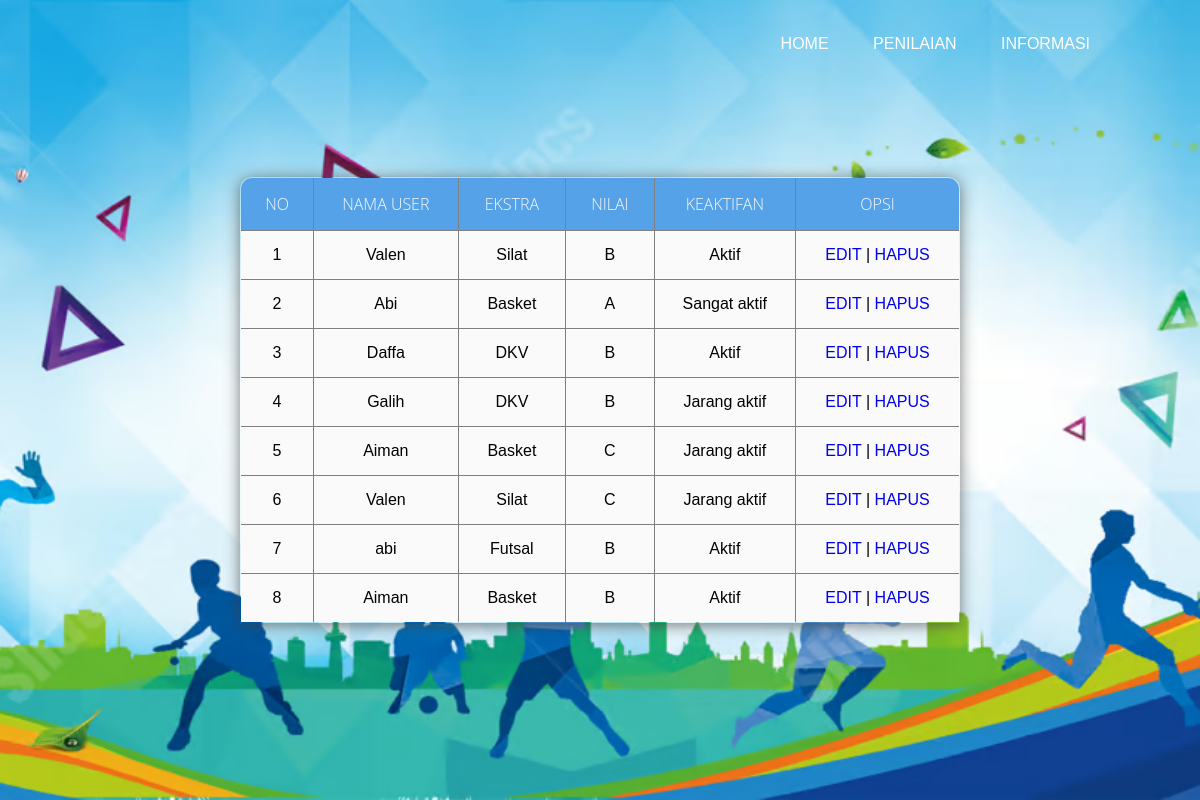
Page /tabel.php on the committed database.
### tables this page shows
CREATE TABLE `anggota_ekstra` (
  `nim` int(11) NOT NULL,
  `nama` varchar(11) NOT NULL,
  `Username` varchar(11) NOT NULL,
  `Password` varchar(11) NOT NULL,
  `Nilai` varchar(3) NOT NULL,
  `keaktifan` varchar(1222) NOT NULL,
  `Id_ekstra` int(11) NOT NULL
);

CREATE TABLE `ekstra` (
  `Id` int(11) NOT NULL,
  `Nama` varchar(111) NOT NULL
);

### tabel.php (the view, shortened to what this page needs)
<!DOCTYPE html>
<html>
    <head>
        <link rel="stylesheet" href="css2.css">
    </head>
    <body>
    </body>
         <div class="banner">
            <div class="navbar">
             <ul>
                <li><a href="uadmin.html">Home</a></li>
                <li><a href="#"><a href="tabel.php">Penilaian</a></li>
                <li><a href="#"><a href="adminkontak.php">Informasi</a></li>
             </ul>
            </div>
         </div>
    </html>
    <DOCTYPE! html>
    <head>
    <link rel="stylesheet" href="tabel.css">
    </head>
    <body>
        <table border="1" class="table">
            <tr>
                <th>No</th>
                <th>nama user</th>
                <th>ekstra</th>
                <th>Nilai</th>
                <th>Keaktifan</th>
                <th>opsi</th>
            </tr>
<?php
    include "conn.php";
    $query_mysqli = mysqli_query($koneksi,"SELECT anggota_ekstra.nim,anggota_ekstra.nilai,anggota_ekstra.keaktifan,
    anggota_ekstra.nama,
    ekstra.Nama
FROM
    anggota_ekstra,
    ekstra
WHERE
    anggota_ekstra.Id_ekstra = ekstra.Id")or die(mysqli_error());
    $nomor = 1;
    while($data = mysqli_fetch_array($query_mysqli)){
?>
    <tr>
        <td><?php echo $nomor++ ?></td>
        <td><?php echo $data['nama'] ?></td>
        <td><?php echo $data['Nama'] ?></td>
        <td><?php echo $data['nilai'] ?></td>
        <td><?php echo $data['keaktifan'] ?></td>
        <td>
            <a href='tabeledit.php?id=<?php echo $data['nim'];?>'>EDIT</a> |
            <a href='tabeldelete.php?nim=<?php echo $data['nim']?>'>HAPUS</a>
        </td>
    </tr>
   <?php } ?>
        </table>
    </body>
</html>

### css2.css (style rules this page uses)
* { font-family: sans-serif; }
.banner { width: 100%; height: 100vh; background-image:url(images\ \(1\).jfif); background-size: cover; background-position: center; }
.navbar { width: 85%; margin: auto; padding: 35px 0; display: flex; align-items: center; justify-content: space-between; }
.navbar ul li { list-style: none; display: inline-block; margin: 0 20px; position: relative; }
.navbar ul li a { text-decoration: none; color: #ffffff; text-transform: uppercase; }
.navbar ul li::after { content: ''; height: 3px; width: 0; background:#56a2e9;; position: absolute; left: 0; bottom: -10px; transition: 0.5s; }
* { margin:0; padding: 0; outline: 0; }
table { position: absolute; z-index: 2; left: 50%; top: 50%; transform: translate(-50%,-50%); width: 60%; border-collapse: collapse; border-spacing: 0; box-shadow: 0 2px 15px rgba(64,64,64,.7); border-radius: 12px 12px 0 0; overflow: hidden; }
td , th { padding: 15px 20px; text-align: center; }
th { background-color: #56a2e9; color: #fafafa; font-family: 'Open Sans',Sans-serif; font-weight: 200; text-transform: uppercase; }
tr { width: 100%; background-color: #fafafa; font-family: 'Montserrat', sans-serif; }

### tabel.css (style rules this page uses)
* { font-family: sans-serif; }
.banner { width: 100%; height: 100vh; background-image:url(blue-white-sky-silhouette-clouds-sports-powerpoint-background_cc5221739f__960_540.avif); background-size: cover; background-position: center; }
td , th { padding: 15px 20px; text-align: center; }
th { background-color: #56a2e9; color: #fafafa; font-weight: 200; }
tr { width: 100%; background-color: #fafafa; }

### tabel.php (style rules this page uses)
a:any-link { background-color: none; text-decoration: none; }

### rows in the picture
anggota_ekstra: nama "Valen", Id_ekstra.Nama "Silat", Nilai "B", keaktifan "Aktif"
anggota_ekstra: nama "Abi", Id_ekstra.Nama "Basket", Nilai "A", keaktifan "Sangat aktif"
anggota_ekstra: nama "Daffa", Id_ekstra.Nama "DKV", Nilai "B", keaktifan "Aktif"
anggota_ekstra: nama "Galih", Id_ekstra.Nama "DKV", Nilai "B", keaktifan "Jarang aktif"
anggota_ekstra: nama "Aiman", Id_ekstra.Nama "Basket", Nilai "C", keaktifan "Jarang aktif"
anggota_ekstra: nama "Valen", Id_ekstra.Nama "Silat", Nilai "C", keaktifan "Jarang aktif"
anggota_ekstra: nama "abi", Id_ekstra.Nama "Futsal", Nilai "B", keaktifan "Aktif"
anggota_ekstra: nama "Aiman", Id_ekstra.Nama "Basket", Nilai "B", keaktifan "Aktif"
